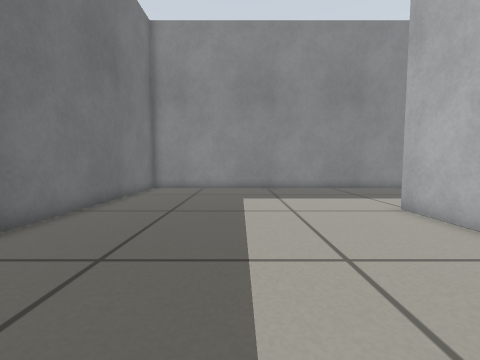
View 1 (above)

15 first-person views from a walk through a Gazebo world. The camera is 0.39 m above the floor, tilts 4° down and sees 90° across. The floor is counted in squares, 0.25 m on a side. Each view is taken from the middle of a square. On the plan, view 1 faces up. The plan holds only what a view shows up to about 13 squares ahead; the rest is blank.

View 2
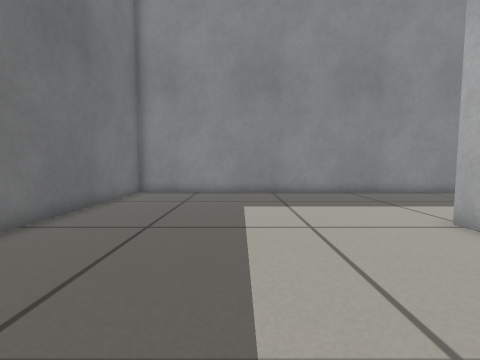

View 3
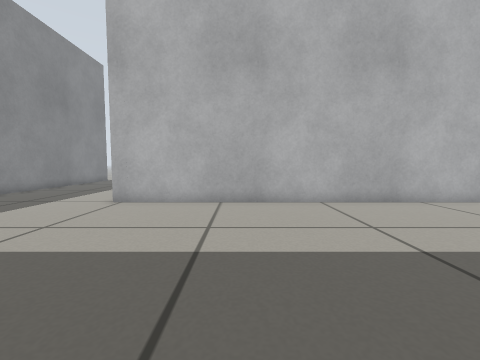

View 4
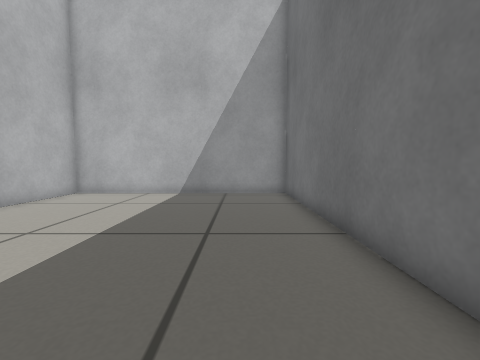

View 5
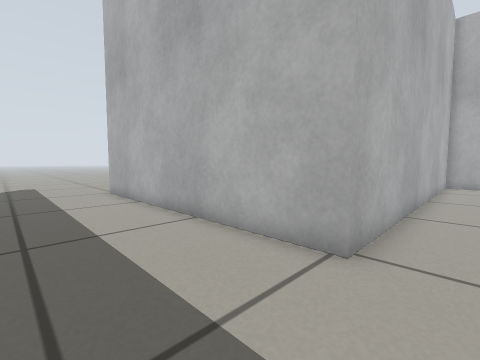

View 6
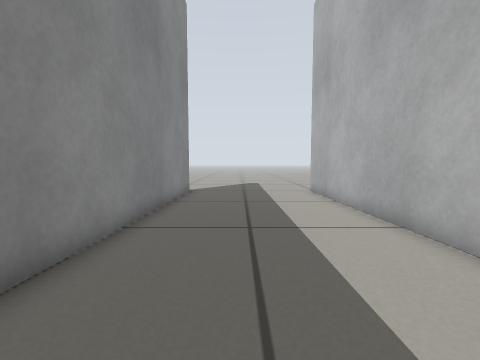

View 7
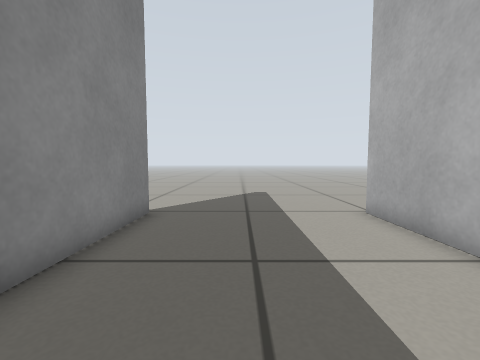

View 8
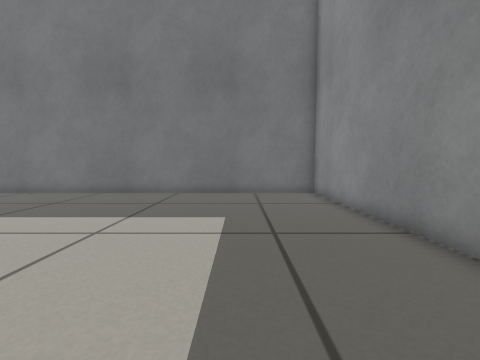

View 9
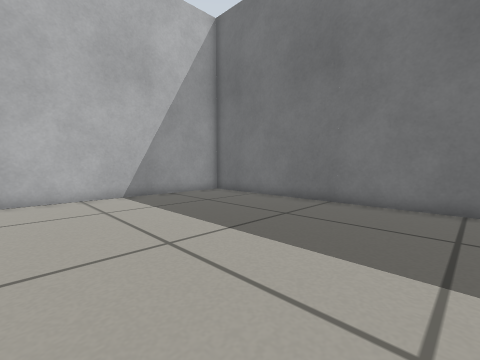

View 10
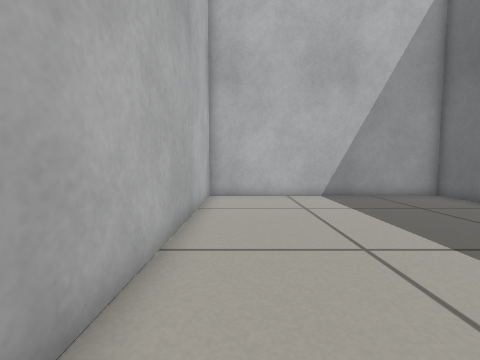

View 11
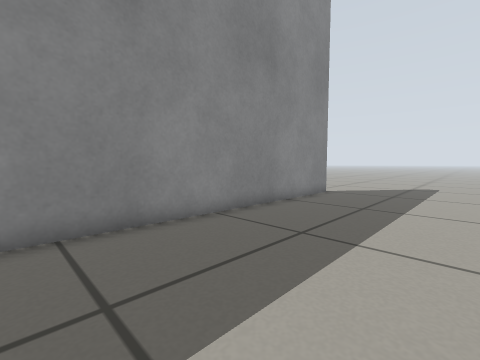

View 12
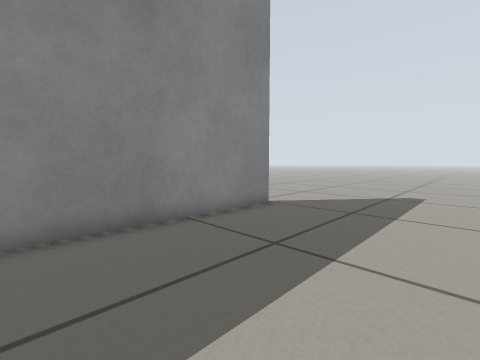

View 13
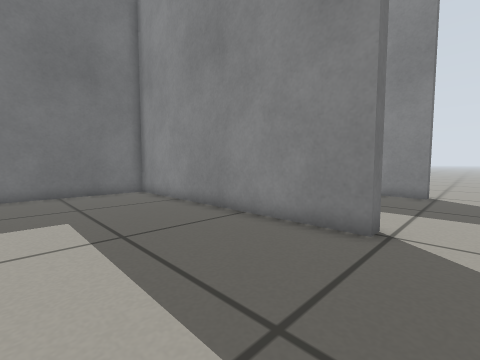

View 14
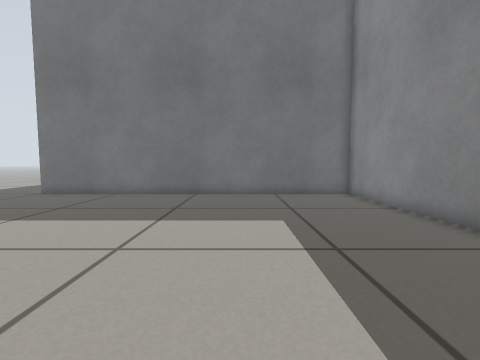

View 15
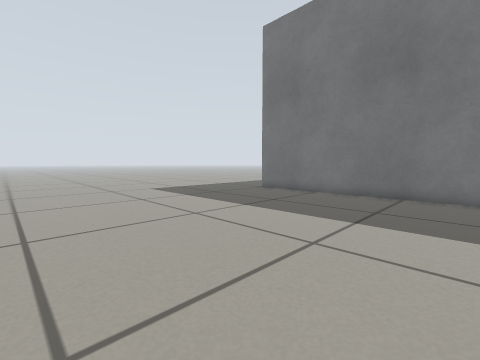

### Floor plan
Points are (right, up) in squares from view 1. A wall is a line through its corners. A room is listed if a view was taken in it or the views show most of it. See-through windows are left out.
Room 1 (views 1, 2, 3, 4, 5, 6, 7, 8, 9, 10, 11, 12)
walls: (17.5, 15.5) (17.5, 14.8) (-5.4, 14.8) (-5.4, -7.3) (5.4, -7.3) (5.4, 8) (17.5, 8)
ways out: opening at (18.5, 8) to room 2; opening at (18.5, 15)
Room 2 (views 13, 14, 15)
walls: (17.5, 8) (17.5, 7.5) (6.1, 7.5) (6, -8)
ways out: opening at (18.5, 8) to room 1

Where each view was taken, in squares from view 1:
view 1: 0 up, 0 right, facing up
view 2: 2 up, 0 right, facing up
view 3: 3 up, 4 left, facing right
view 4: 5 up, 3 left, facing down
view 5: 12 up, 4 right, facing down-right
view 6: 12 up, 4 right, facing right
view 7: 12 up, 10 right, facing right
view 8: 11 up, 7 right, facing left
view 9: 4 up, 4 right, facing down-left
view 10: 4 up, 4 right, facing down
view 11: 9 up, 5 right, facing up-right
view 12: 9 up, 10 right, facing up-right
view 13: 2 up, 19 right, facing up-left
view 14: 2 up, 18 right, facing left
view 15: 2 up, 18 right, facing down-left
